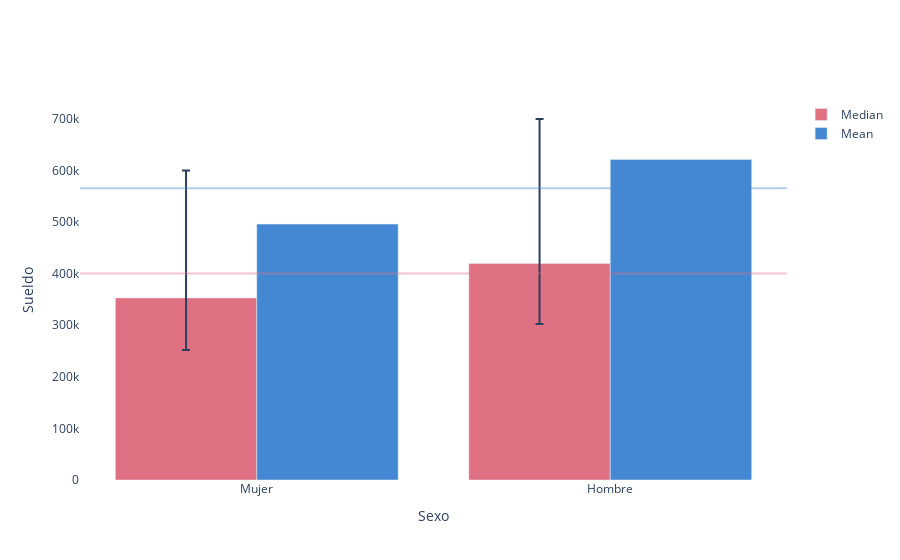

Source (notebook cell):
### Code cell
feature = "sexo"
name = "Sexo"
fig = dplot.marginal_dependency_plot(datos, target, feature, categorical_feature=True, lower_q=0.25, upper_q=0.75, 
                                     yaxis_title='Sueldo', xaxis_title=name)

py.plot(fig, filename=f"mean_median_sueldo_{feature}", auto_open=True)
fig.show()

### Figure 1 — Plotly figure (JSON) as saved in the notebook; plotly's stock layout.template omitted (floating-point values rounded to 4 significant figures)
{"data": [{"error_y": {"array": [246700.0, 279800.0], "arrayminus": [100800.0, 117200.0], "symmetric": false, "type": "data"}, "marker": {"color": "#E07182"}, "name": "Median", "type": "bar", "x": ["Mujer", "Hombre"], "y": [352900.0, 419700.0]}, {"marker": {"color": "#4487D3"}, "name": "Mean", "type": "bar", "x": ["Mujer", "Hombre"], "y": [495900.0, 621000.0]}], "layout": {"autosize": true, "hoverlabel": {"align": "right"}, "hovermode": "x", "paper_bgcolor": "white", "plot_bgcolor": "white", "shapes": [{"line": {"color": "#4487D3", "width": 2}, "opacity": 0.4, "type": "line", "x0": 0, "x1": 1, "xref": "x domain", "y0": 565200.0, "y1": 565200.0, "yref": "y"}, {"line": {"color": "#E07182", "width": 2}, "opacity": 0.4, "type": "line", "x0": 0, "x1": 1, "xref": "x domain", "y0": 400000, "y1": 400000, "yref": "y"}], "title": {}, "xaxis": {"autorange": true, "range": [-0.5, 1.5], "showgrid": false, "title": {"text": "Sexo"}, "type": "category"}, "yaxis": {"autorange": true, "range": [0, 736300.0], "showgrid": false, "title": {"text": "Sueldo"}, "type": "linear"}}}
